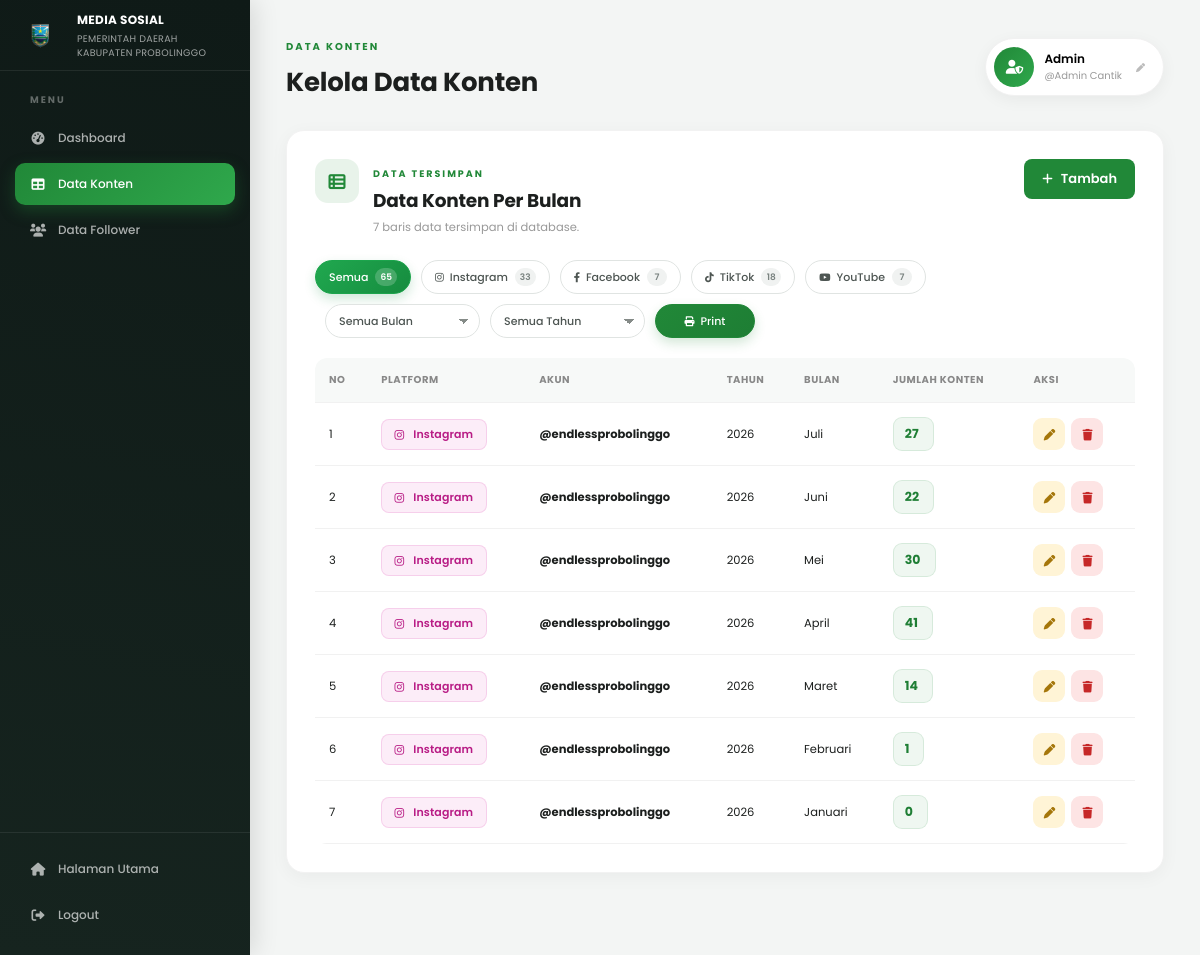
Screenshot of /data_konten.php?akun_id=1 (signed in) with the database file from the repository.
### tables this page shows
CREATE TABLE `konten_sosmed` (
  `id` int(11) NOT NULL,
  `akun_id` int(11) DEFAULT NULL,
  `platform` enum('INSTAGRAM','FACEBOOK','TIKTOK','YOUTUBE') NOT NULL,
  `tahun` year(4) NOT NULL,
  `bulan` tinyint(4) NOT NULL,
  `jumlah_konten` int(10) UNSIGNED NOT NULL DEFAULT 0,
  `created_at` timestamp NOT NULL DEFAULT current_timestamp(),
  `updated_at` timestamp NOT NULL DEFAULT current_timestamp() ON UPDATE current_timestamp()
);

CREATE TABLE `akun_sosmed` (
  `id` int(11) NOT NULL,
  `platform` varchar(20) NOT NULL,
  `nama_akun` varchar(100) NOT NULL,
  `jumlah_follower` int(10) UNSIGNED NOT NULL DEFAULT 0,
  `created_at` timestamp NOT NULL DEFAULT current_timestamp(),
  `updated_at` timestamp NOT NULL DEFAULT current_timestamp() ON UPDATE current_timestamp()
);

### data_konten.php (the view, shortened to what this page needs)
<?php
require_once 'database.php';
$platformMeta = [
    'INSTAGRAM' => [
        'label' => 'Instagram',
        'icon'  => 'fab fa-instagram'
    ],
    'FACEBOOK' => [
        'label' => 'Facebook',
        'icon'  => 'fab fa-facebook-f'
    ],
    'TIKTOK' => [
        'label' => 'TikTok',
        'icon'  => 'fab fa-tiktok'
    ],
    'YOUTUBE' => [
        'label' => 'YouTube',
        'icon'  => 'fab fa-youtube'
    ],
];
$months = [
    1  => 'Januari',
    2  => 'Februari',
    3  => 'Maret',
    4  => 'April',
    5  => 'Mei',
    6  => 'Juni',
    7  => 'Juli',
    8  => 'Agustus',
    9  => 'September',
    10 => 'Oktober',
    11 => 'November',
    12 => 'Desember'
];
$filterPlatform = strtoupper(
    trim($_GET['platform'] ?? '')
);
$filterAkun = (int) (
    $_GET['akun_id'] ?? 0
);
$sql = "
    SELECT
        k.id,
        k.akun_id,
        k.platform,
        a.nama_akun,
        k.tahun,
        k.bulan,
        k.jumlah_konten
    FROM konten_sosmed k
    LEFT JOIN akun_sosmed a
        ON k.akun_id = a.id
    WHERE 1 = 1
";
$params = [];
if ($filterAkun > 0) {
    $sql .= "
        AND k.akun_id = ?
    ";
    $params[] =
        $filterAkun;
}
$sql .= "
    ORDER BY
        k.tahun DESC,
        k.bulan DESC,
        k.platform ASC,
        a.nama_akun ASC
";
$stmt =
    $pdo->prepare($sql);
$stmt->execute($params);
$rows =
    $stmt->fetchAll();
$platformCounts = [
    'INSTAGRAM' => 0,
    'FACEBOOK'  => 0,
    'TIKTOK'    => 0,
    'YOUTUBE'   => 0,
];
$stmt = $pdo->query("
    SELECT
        UPPER(platform) AS platform,
        COUNT(*) AS total
    FROM konten_sosmed
    GROUP BY UPPER(platform)
");
while ($row = $stmt->fetch()) {
    $platform =
        strtoupper(
            trim($row['platform'])
        );
    if (
        isset(
            $platformCounts[$platform]
        )
    ) {
        $platformCounts[$platform] =
            (int) $row['total'];
    }
}
$totalContentRows =
    array_sum($platformCounts);
?>
<!DOCTYPE html>
<html lang="id">
<head>
    <link
        rel="stylesheet"
        href="https://cdnjs.cloudflare.com/ajax/libs/font-awesome/6.0.0/css/all.min.css"
    >
    <link
        rel="stylesheet"
        href="css/data_konten.css"
    >
    <link
        rel="stylesheet"
        href="css/dashboard.css"
    >
</head>
<body>
<aside class="sidebar">
    <div class="sidebar-logo">
        <img
            src="assets/logo-pemkab5.png"
            alt="Logo Pemkab Probolinggo"
        >
        <div>
            <strong>
                MEDIA SOSIAL
            </strong>
            <span>
                PEMERINTAH DAERAH <br>
                KABUPATEN PROBOLINGGO
            </span>
        </div>
    </div>
    <nav>
        <span class="nav-label">
            MENU
        </span>
        <a
            href="dashboard.php"
            class="nav-link"
        >
            <i class="fas fa-gauge-high"></i>
            Dashboard
        </a>
        <a
            href="data_konten.php"
            class="nav-link active"
        >
            <i class="fas fa-table"></i>
            Data Konten
        </a>
        <a
            href="data_follower.php"
            class="nav-link"
        >
            <i class="fas fa-users"></i>
            Data Follower
        </a>
    </nav>
    <div class="sidebar-bottom">
        <a href="index.php">
            <i class="fas fa-house"></i>
            Halaman Utama
        </a>
        <a
            href="logout.php"
            class="logout-link"
        >
            <i class="fas fa-right-from-bracket"></i>
            Logout
        </a>
    </div>
</aside>
<main class="dashboard-main">
<header class="dashboard-header">
    <div>
        <span>
            DATA KONTEN
        </span>
        <h1>
            Kelola Data Konten
        </h1>
    </div>
    <button
        type="button"
        class="admin-profile"
        id="adminProfileBtn"
    >
        <div class="admin-icon">
            <i class="fas fa-user-shield"></i>
        </div>
        <div>
            <strong>
                <?= htmlspecialchars(
                    $_SESSION['admin_nama']
                    ?? 'Administrator'
                ) ?>
            </strong>
            <small>
                @<?= htmlspecialchars(
                    $_SESSION['admin_username']
                    ?? 'admin'
                ) ?>
            </small>
        </div>
        <i class="fas fa-pen admin-profile-edit-icon"></i>
    </button>
</header>
<div class="dashboard-view active" id="view-data-konten">
<section
    class="panel"
    id="data-table"
>
<div class="panel-header">
    <div class="panel-header-icon">
        <i class="fas fa-table-list"></i>
    </div>
    <div>
        <span>
            DATA TERSIMPAN
        </span>
        <h2>
            Data Konten Per Bulan
        </h2>
        <p
            class="panel-desc"
            id="tableCount"
        >
        </p>
    </div>
    <button
        type="button"
        class="btn-add-data"
        id="btnTambahData"
    >
        <i class="fas fa-plus"></i>
        Tambah
    </button>
</div>
<div class="content-filter-bar">
    <div
        class="platform-filter"
        id="platformFilter"
    >
        <button
            type="button"
            class="filter-tab <?= $filterPlatform === '' ? 'active' : '' ?>"
            data-filter="all"
        >
            Semua
            <span class="filter-count">
                <?= $totalContentRows ?>
            </span>
        </button>
        <?php foreach (
            $platformMeta
            as $key => $meta
        ): ?>
            <button
                type="button"
                class="
                    filter-tab
                    filter-tab-<?= strtolower($key) ?>
                    <?= $filterPlatform === $key
                        ? 'active'
                        : ''
                    ?>
                "
                data-filter="<?= strtolower($key) ?>"
            >
                <i class="<?= $meta['icon'] ?>"></i>
                <?= $meta['label'] ?>
                <span class="filter-count">
                    <?= $platformCounts[$key] ?>
                </span>
            </button>
        <?php endforeach; ?>
    </div>
    <div
        class="filter-secondary-row"
        id="filterSecondaryRow"
    >
        <div
            class="date-filter-container"
            id="monthFilterContainer"
        >
            <select
                id="filterBulan"
                class="date-filter-select"
            >
                <option value="">
                    Semua Bulan
                </option>
            </select>
        </div>
        <div
            class="date-filter-container"
            id="yearFilterContainer"
        >
            <select
                id="filterTahun"
                class="date-filter-select"
            >
                <option value="">
                    Semua Tahun
                </option>
            </select>
        </div>
        <div class="print-report-container">
            <button
                type="button"
                class="btn-print"
                id="btnPrint"
            >
                <i class="fas fa-print"></i>
                Print
            </button>
        </div>
    </div>
</div>
<div class="table-wrapper">
<table>
<thead>
<tr>
    <th>No</th>
    <th>Platform</th>
    <th>Akun</th>
    <th>Tahun</th>
    <th>Bulan</th>
    <th>Jumlah Konten</th>
    <th>Aksi</th>
</tr>
</thead>
<tbody>
<?php if (!$rows): ?>
<tr>
    <td
        colspan="7"
        class="empty"
    >
        <i class="fas fa-inbox"></i>
        <span>
            Belum ada data konten.
        </span>
    </td>
</tr>
<?php else: ?>
<?php foreach (
    $rows
    as $index => $row
): ?>
<?php
$rowPlatform =
    strtoupper(
        trim($row['platform'])
    );
$rowPlatformLower =
    strtolower($rowPlatform);
?>
<tr
    data-platform="<?= htmlspecialchars(
        $rowPlatform,
        ENT_QUOTES,
        'UTF-8'
    ) ?>"
    data-akun-id="<?= (int)$row['akun_id'] ?>"
    data-tahun="<?= (int)$row['tahun'] ?>"
    data-bulan="<?= (int)$row['bulan'] ?>"
>
<td>
    <?= $index + 1 ?>
</td>
<td>
    <span
        class="platform-chip chip-<?= $rowPlatformLower ?>"
    >
        <i
            class="<?= htmlspecialchars(
                $platformMeta[$rowPlatform]['icon']
                ?? 'fas fa-share-nodes',
                ENT_QUOTES,
                'UTF-8'
            ) ?>"
        ></i>
        <?= htmlspecialchars(
            $platformMeta[$rowPlatform]['label']
            ?? $rowPlatform,
            ENT_QUOTES,
            'UTF-8'
        ) ?>
    </span>
</td>
<td>
    <div class="account-cell">
        <strong>
            <?= htmlspecialchars(
                $row['nama_akun']
                ?? 'Belum ditentukan',
                ENT_QUOTES,
                'UTF-8'
            ) ?>
        </strong>
    </div>
</td>
<td>
    <?= (int)$row['tahun'] ?>
</td>
<td>
    <?= htmlspecialchars(
        $months[
            (int)$row['bulan']
        ] ?? '-',
        ENT_QUOTES,
        'UTF-8'
    ) ?>
</td>
<td>
    <span class="content-count">
        <?= number_format(
            (int)$row['jumlah_konten'],
            0,
            ',',
            '.'
        ) ?>
    </span>
</td>
<td>
    <div class="action-buttons">
        <button
            type="button"
            class="btn-edit"
            title="Edit"
            data-id="<?= (int)$row['id'] ?>"
            data-akun-id="<?= (int)$row['akun_id'] ?>"
            data-platform="<?= htmlspecialchars(
                $row['platform'],
                ENT_QUOTES,
                'UTF-8'
            ) ?>"
            data-tahun="<?= (int)$row['tahun'] ?>"
            data-bulan="<?= (int)$row['bulan'] ?>"
            data-jumlah="<?= (int)$row['jumlah_konten'] ?>"
        >
            <i class="fas fa-pen"></i>
        </button>
        <button
            type="button"
            class="btn-delete"
            title="Hapus"
            data-id="<?= (int)$row['id'] ?>"
        >
            <i class="fas fa-trash"></i>
        </button>
    </div>
</td>
</tr>
<?php endforeach; ?>
<?php endif; ?>
</tbody>
</table>
</div>
</section>
</div>
</main>
</body>
</html>

### css/dashboard.css (style rules this page uses)
:root { --primary-green: #218838; --primary-green-light: #2fa84c; --primary-hover: #1e7e34; --dark-bg: #0f1a17; --dark-bg-soft: #16241f; --text-dark: #1c1f1e; --text-light: #ffffff; --card-bg: #ffffff; --bg-light: #fdfdfd; --ig-color: #d6249f; --fb-color: #1877f2; --tt-color: #111111; --yt-color: #ff0000; }
* { margin: 0; padding: 0; box-sizing: border-box; font-family: 'Poppins', sans-serif; }
body { background: #f3f5f4; color: var(--text-dark); }
.sidebar { position: fixed; left: 0; top: 0; bottom: 0; width: 250px; background: linear-gradient( 190deg, var(--dark-bg) 0%, var(--dark-bg-soft) 100% ); color: white; display: flex; flex-direction: column; z-index: 10; box-shadow: 4px 0 24px rgba(0, 0, 0, .12); }
.sidebar-logo { padding: 10px 15px; display: flex; align-items: center; gap: 12px; border-bottom: 1px solid rgba(255, 255, 255, .08); }
.sidebar-logo img { width: 50px; height: 50px; object-fit: contain; flex-shrink: 0; }
.sidebar-logo strong { display: block; font-size: 12px; letter-spacing: .3px; }
.sidebar-logo span { display: block; margin-top: 3px; font-size: 9.5px; opacity: .6; letter-spacing: .3px; }
.sidebar nav { padding: 22px 15px; }
.nav-label { display: block; font-size: 9.5px; font-weight: 700; letter-spacing: 2px; color: rgba(255, 255, 255, .35); padding: 0 15px; margin-bottom: 10px; }
.sidebar nav a, .nav-link, .sidebar-bottom a { display: flex; align-items: center; gap: 12px; padding: 12px 15px; margin-bottom: 4px; color: rgba(255, 255, 255, .65); text-decoration: none; border-radius: 10px; font-size: 12px; font-weight: 500; transition: .2s; cursor: pointer; }
.sidebar nav a i, .sidebar-bottom a i { width: 16px; text-align: center; font-size: 13px; }
.sidebar nav a.active, .nav-link.active { background: linear-gradient( 135deg, var(--primary-green), var(--primary-green-light) ); color: white; box-shadow: 0 6px 16px rgba(33, 136, 56, .35); }
.sidebar-bottom { margin-top: auto; padding: 15px; border-top: 1px solid rgba(255, 255, 255, .08); }
.dashboard-main { margin-left: 250px; padding: 32px 36px 60px; max-width: 1500px; }
.dashboard-view { display: none; animation: viewFadeIn .35s ease; }
.dashboard-view.active { display: block; }
.dashboard-header { display: flex; align-items: center; justify-content: space-between; margin-bottom: 28px; }
.dashboard-header > div:first-child span { font-size: 10px; color: var(--primary-green); font-weight: 700; letter-spacing: 2px; }
.dashboard-header h1 { margin-top: 6px; font-size: 26px; font-weight: 700; color: var(--text-dark); letter-spacing: -.2px; }
.admin-profile { display: flex; align-items: center; gap: 10px; background: #ffffff; padding: 8px 18px 8px 8px; border-radius: 40px; box-shadow: 0 4px 16px rgba(0, 0, 0, .05); border: 1px solid #f1f1f1; cursor: pointer; font-family: inherit; transition: .2s; position: relative; }
.admin-profile-edit-icon { font-size: 9px; color: #bbb; margin-left: 4px; transition: .2s; }
.admin-icon { width: 40px; height: 40px; display: flex; align-items: center; justify-content: center; background: linear-gradient( 135deg, var(--primary-green), var(--primary-green-light) ); color: #fff; border-radius: 50%; font-size: 14px; flex-shrink: 0; }
.admin-profile strong, .admin-profile small { display: block; text-align: left; }
.admin-profile strong { font-size: 12px; font-weight: 600; }
.admin-profile small { color: #999; font-size: 10px; }
.panel { background: var(--card-bg); border-radius: 18px; padding: 28px; margin-bottom: 22px; box-shadow: 0 4px 18px rgba(0, 0, 0, .045); border: 1px solid #f2f2f2; }
.panel-header { display: flex; align-items: flex-start; gap: 14px; margin-bottom: 24px; }
.panel-header-icon { flex-shrink: 0; width: 44px; height: 44px; border-radius: 13px; background: rgba(33, 136, 56, .1); color: var(--primary-green); display: flex; align-items: center; justify-content: center; font-size: 17px; }
.panel-header span { font-size: 9.5px; color: var(--primary-green); letter-spacing: 2px; font-weight: 700; }
.panel-header h2 { font-size: 18.5px; font-weight: 700; margin: 3px 0 5px; color: var(--text-dark); letter-spacing: -.2px; }
.panel-desc { font-size: 11.5px; color: #999; line-height: 1.5; max-width: 560px; }

### rows the page displays
konten_sosmed: platform "Instagram", akun.nama_akun "@endlessprobolinggo", tahun "2026", bulan "Juli", jumlah_konten "27"
konten_sosmed: platform "Instagram", akun.nama_akun "@endlessprobolinggo", tahun "2026", bulan "Juni", jumlah_konten "22"
konten_sosmed: platform "Instagram", akun.nama_akun "@endlessprobolinggo", tahun "2026", bulan "Mei", jumlah_konten "30"
konten_sosmed: platform "Instagram", akun.nama_akun "@endlessprobolinggo", tahun "2026", bulan "April", jumlah_konten "41"
konten_sosmed: platform "Instagram", akun.nama_akun "@endlessprobolinggo", tahun "2026", bulan "Maret", jumlah_konten "14"
konten_sosmed: platform "Instagram", akun.nama_akun "@endlessprobolinggo", tahun "2026", bulan "Februari", jumlah_konten "1"
konten_sosmed: platform "Instagram", akun.nama_akun "@endlessprobolinggo", tahun "2026", bulan "Januari", jumlah_konten "0"

### other values shown
$_SESSION['admin_nama'] "Admin"
$_SESSION['admin_username'] "Admin Cantik"
$totalContentRows "65"
$meta['label'] "Instagram"
$platformCounts[$key] "33"
$meta['label'] "Facebook"
$platformCounts[$key] "7"
$meta['label'] "TikTok"
$platformCounts[$key] "18"
$meta['label'] "YouTube"
